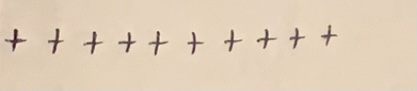
#> input picture datasets/add_secondSet.jpg, 417 x 91 px; its folder holds only this picture in this run
$ python -i datasets_main.py   (imports and definitions only)
#> lines starting #> are read from the running program, lines starting #| are printed output that depends on the picture; after the words box and inside, x2 and y2 are one past the last pixel; in counts of white or black regions, pixels touching at a corner belong together
#> further down, picture is the input picture: shape (91, 417, 3); mean B, G, R 183.8, 206.3, 224.4
# File Name: datasets_main.py
# Brief: Main file for processing kaggle datasets and creating alternate datasets for model
# Date: 12/31/2022
# Author: David Perez

import cv2
import os
import numpy as np
import matplotlib.pyplot as plt
import math
import re


# @brief Searches for contours inside image, the last contuor detected is returned.
# @returns The pipeline returns the original digit with bounding box placed around it and also the contoured image.
def preprocess_pipeline(img):

  # Create Grayscale Copy and apply contours
  grey = cv2.cvtColor(img.copy(), cv2.COLOR_BGR2GRAY)
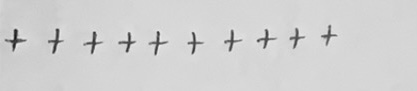
#> grey: shape (91, 417); min 18, max 241, mean 209.3
  ret, thresh = cv2.threshold(grey.copy(), 75, 255, cv2.THRESH_BINARY_INV + cv2.THRESH_OTSU)
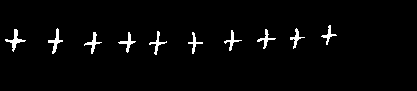
#> thresh: shape (91, 417); 2.6% white; 10 white regions
#> ret = 157
  contours, _ = cv2.findContours(thresh.copy(), cv2.RETR_EXTERNAL, cv2.CHAIN_APPROX_SIMPLE)
#> contours = 10 contours; largest, box (x1, y1, x2, y2) and area: (5, 29, 26, 52) 92, (48, 28, 63, 54) 80, (84, 32, 102, 54) 68, (118, 32, 136, 53) 66, (257, 29, 276, 49) 60

  bounded_img = None
  processed_digit = None

  for c in contours:
    x,y,w,h = cv2.boundingRect(c)

    # Creating a rectangle around the digit in the original image (for displaying the digits fetched via contours)
    cv2.rectangle(img, (x,y), (x+w, y+h), color=(0, 255, 0), thickness=2)

    # Save copy of bounded image
    bounded_img = img

    # Cropping out the digit from the image corresponding to the current contours in the for loop
    digit = thresh[y:y+h, x:x+w]

    # @todo create a ratio to better square a general image
    # CHANGE NARROW OBJECTS TO SOON BE (18,18) PIXEL DIGIT
    # HAND SCENARIO WHEN IMAGE IS NARROW; y pixel length is less than 10 pixels
    x, y = digit.shape

    padded_digit = digit.copy() # WHY THIS HERE

    if (y < 10):
        # Padd x-axis
        difference = round((28 - y)/2)
        padded_digit = np.pad(padded_digit, ((0,0),(difference,difference)),"constant", constant_values=0)

    # Resize digit
    resized_digit = cv2.resize(padded_digit, (18,18))

    # Padding the digit with 5 pixels of black color (zeros) in each side to finally produce the image of (28, 28)
    padded_digit = np.pad(resized_digit, ((5,5),(5,5)), "constant", constant_values=0)

    # Update image argument with processed form
    processed_digit = padded_digit
#> this loop made 10 passes
#> (w, h) on passes 1 to 10: (15, 22), (18, 21), (18, 22), (18, 24), (18, 21), (19, 20), (21, 23), (15, 21), (15, 26), (16, 20)
#> pass 1, in preprocess_pipeline, `padded_digit = np.pad(resized_digit, ((5,5),(5,5)), "constant", consta..`:
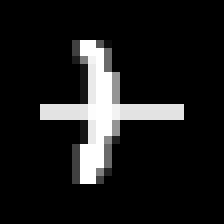
#> padded_digit: shape (28, 28) (shown 8 times larger); min 0, max 255, mean 27.7
#> pass 2, in preprocess_pipeline, `bounded_img = img`:
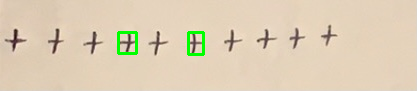
#> bounded_img: shape (91, 417, 3); mean B, G, R 181.6, 206.9, 221.8
#> pass 2, in preprocess_pipeline, `padded_digit = np.pad(resized_digit, ((5,5),(5,5)), "constant", consta..`:
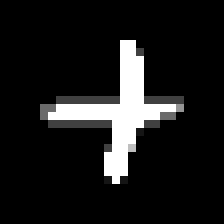
#> padded_digit: shape (28, 28) (shown 8 times larger); min 0, max 255, mean 27
#> after the loop:
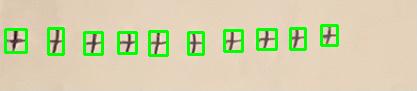
#> img: shape (91, 417, 3); mean B, G, R 172.8, 209.5, 210.9
#> after the loop:
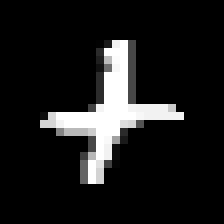
#> padded_digit: shape (28, 28) (shown 8 times larger); min 0, max 255, mean 27.7

  return bounded_img, processed_digit


# Save list of images to a specific folder
# DOUBLE CHECK THIS METHOD BEFORE RUNNING AGAIN
# maybe do read, rotate save images
# [177 lines left out: functions read_rotate_save_images, build_preproc_add_dataset, create_add_duplicates, build_preproc_add_dataset_2, create_add_duplicates_2, datasets_init, not called in this run]

>>> import cv2
>>> picture = cv2.imread('add_secondSet.jpg')
>>> result = preprocess_pipeline(picture)
